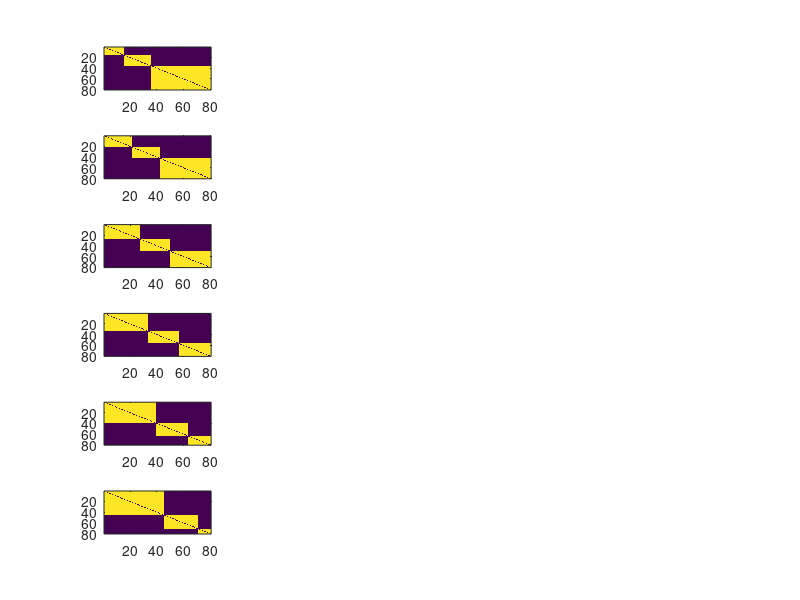

MATLAB code to generate this figure:
figure(1);
N = 60;
T = 6;
Adj = zeros(N, N, T);
C = 3;
bd = [0 15 35 80];
t = 1;
for cc = 1:C
    dex = bd(cc)+1:bd(cc+1);
    Adj(dex, dex, t) = 1;
   Adj(:, :, t) = Adj(:, :, t) - diag(diag(Adj(:, :, t)));
end
subplot(T, 4, (t-1)* 4 + 1);imagesc(Adj(:,:,t));
for t = 2:T
    bd = bd + [0 6 7 0];
    for cc = 1:C
        dex = bd(cc)+1:bd(cc+1);
        Adj(dex, dex, t) = 1;
        Adj(:, :, t) = Adj(:, :, t) - diag(diag(Adj(:, :, t)));
    end
    subplot(T, 4, (t-1)* 4 + 1);imagesc(Adj(:,:,t));
end